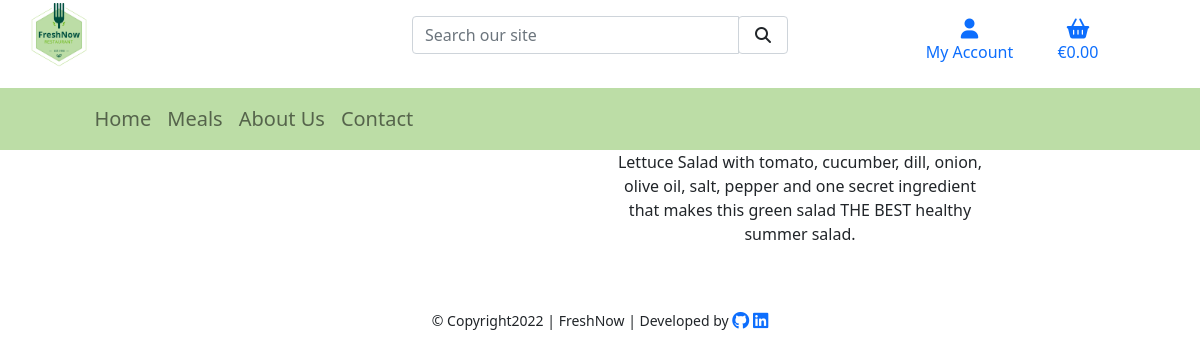
/products1/, run on an earlier commit of the app's database.
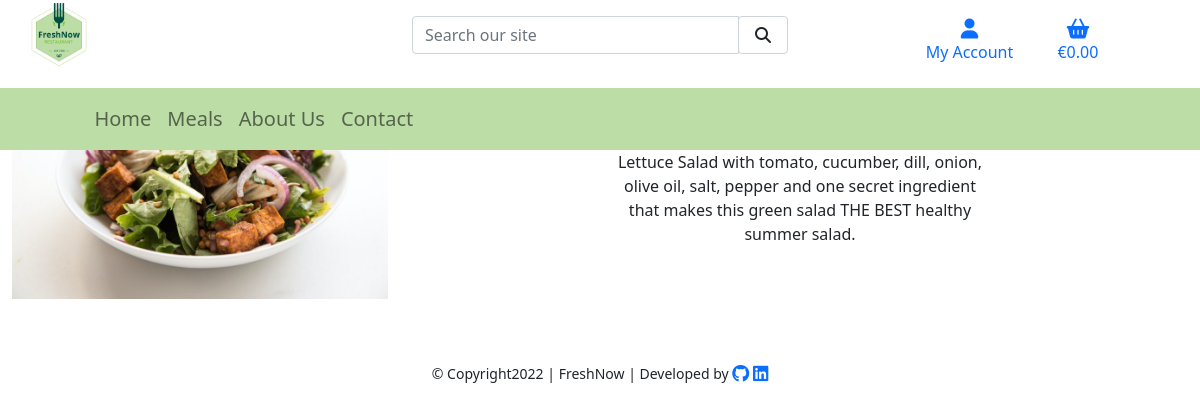
And on a later commit of the database.
### products/models.py (models this page shows, shortened)
class Product(models.Model):
    category = models.ForeignKey(
        'Category', null=True, blank=True, on_delete=models.SET_NULL)
    sku = models.CharField(max_length=254, null=True, blank=True)
    name = models.CharField(max_length=254)
    description = models.TextField()
    price = models.DecimalField(max_digits=6, decimal_places=2)
    rating = models.DecimalField(
        max_digits=6, decimal_places=2, null=True, blank=True)
    image = models.ImageField(null=True, blank=True)

### products/views.py (the view)
# urls.py: path('<int:product_id>/', views.product_detail, name='product_detail'),
def product_detail(request, product_id):
    product = get_object_or_404(Product, pk=product_id)
    context = {
        'product': product,
    }
    return render(request, 'products/product_detail.html', context)

### products/contexts.py (called while the page is built)
def all_categories(request):
    category_list = Category.objects.all()
    context = {
        'category_list': category_list,
    }
    return context

### products/templates/products/product_detail.html (shortened to what this page needs)
{% extends "base.html" %}
{% load static %}
{% block content %}
    <div class="container-fluid product-container">
        <div class="row text-center">
            <div class="col-12 col-md-6 col-lg-4">
                <div class="image-container my-5">
                    {% if product.image %}
                        <a href="{{ product.image.url }}" target="_blank">
                            <img class="card-img-top img-fluid" src="{{ product.image.url }}" alt="{{ product.name }}">
                        </a>
                        {% else %}
                        <a href="">
                        </a>
                    {% endif %}
                </div>
            </div>
            <div class="col-12 col-md-6 col-lg-4 offset-lg-2">
                <div class="product-details-container mb-5 mt-md-5">
                    <p class="mb-2">{{ product.name }}</p>
                    <p class="lead mb-0 text-left font-weight-bold">${{ product.price }}</p>
                    {% if product.rating %}
                      <p class="rating">{{ product.rating }} / 5 </p>
                    {% else %}
                        <p class="text-muted">No Rating</p>
                    {% endif %}
                    <p class="mt-3">{{ product.description }}</p>
                </div>
            </div>
        </div>
    </div>
{% endblock %}

What changed in the data, as far as the page shows it:
changed Product: image empty → "lettuce-salad.jpg" (drawn); image: picture added
